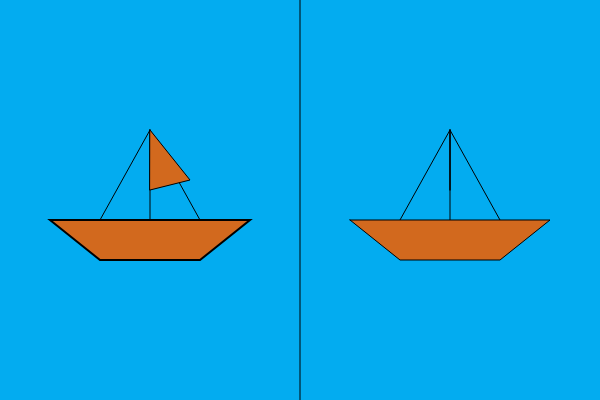
Frame 1 (no input)
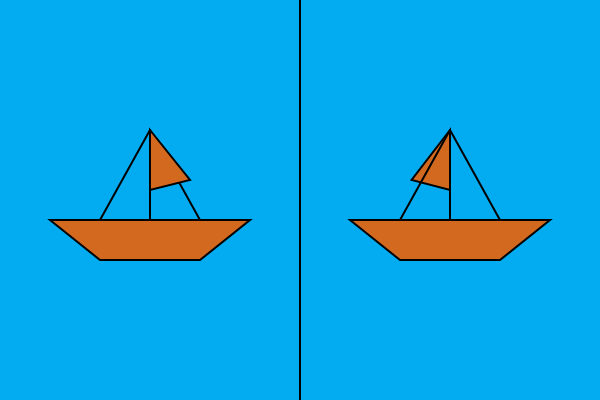
Frame 60 (no input)
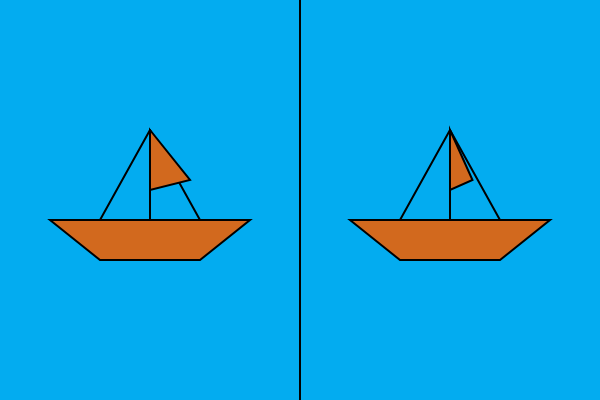
Frame 120 (the mouse pressed at the canvas centre since frame 60)

The p5.js sketch that drew these frames (run headless with seeded random() and noise() and a simulated clock; from frame 60 on, the mouse is pressed at the canvas centre):

// p5.js sketch
// ── sketch.js
let j ;
let z;

function setup(){
    createCanvas(600,400);
    
    x = 0;
    x1= 100;
    j = 100;
    y = 0;
    z = 0
    
}   

function draw(){
   
   
    var x = 450 + 40 * Math.sin(PI/100*j)
    j+=1
    background(3,172,240);
    triangle(450,130,x,180,450,190);
    fill(210,105,30);
    
    line(300,600,300,0); 
    line(150,130,150,220);
    line(450,130,450,220);
    line(150,130,100,220);
    line(150,130,200,220);
    line(450,130,400,220);
    line(450,130,500,220);
    triangle(150,130,190,180,150,190);
    
    beginShape();
    vertex(350, 220);
    vertex(400, 260);
    vertex(500, 260);
    vertex(550, 220);
    endShape(CLOSE);


    strokeWeight(2);
    beginShape();
    vertex(50, 220);
    vertex(100, 260);
    vertex(200, 260);
    vertex(250, 220);
    endShape(CLOSE);

    
} 
